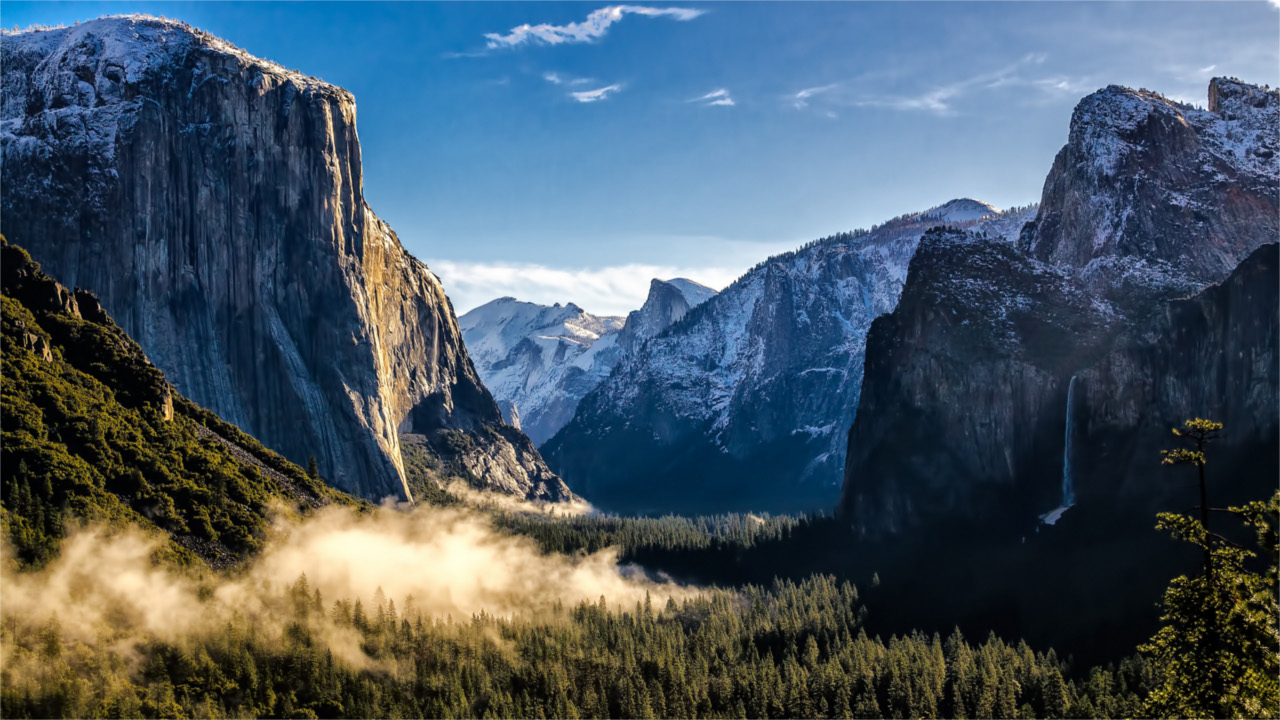
//> input picture Algorithms/test_data/1280_720_16.jpg, 1280 x 720 px
$ ./mulTransposed ../../test_data/1280_720_16.jpg   (built with g++ and OpenCV 4)
//> lines starting //> are read from the running program, lines starting //| are printed output that depends on the picture
/**********************************

		mulTransposed.cpp

	Created by Joshua Smith

		2017-04-28

***********************************/

#include <stdio.h>
#include <iostream>
#include <fstream>
#include <chrono>
#include <opencv2/opencv.hpp>


int main(int argc, char** argv )
{
    if ( argc != 2 )
    {
        printf("ERROR: No image provided\n");
        return -1;
    }

	std::ofstream logfile;
  	logfile.open ("log.txt", std::fstream::in | std::fstream::out | std::fstream::app);
	logfile << "algorithm:mulTransposed,";
	logfile << "type:cpu,";
	logfile << "OCVVersion:" << CV_VERSION << ",";

    cv::Mat input;
	cv::Mat output;
    input = cv::imread( argv[1], 1 );
//> input is the input picture: 720 rows x 1280 cols, CV_8UC3; mean B, G, R 100.4, 88, 71.7

    if ( !input.data )
    {
        printf("No image data \n");
        return -1;
    }
    cvtColor(input, input, cv::COLOR_BGR2GRAY);
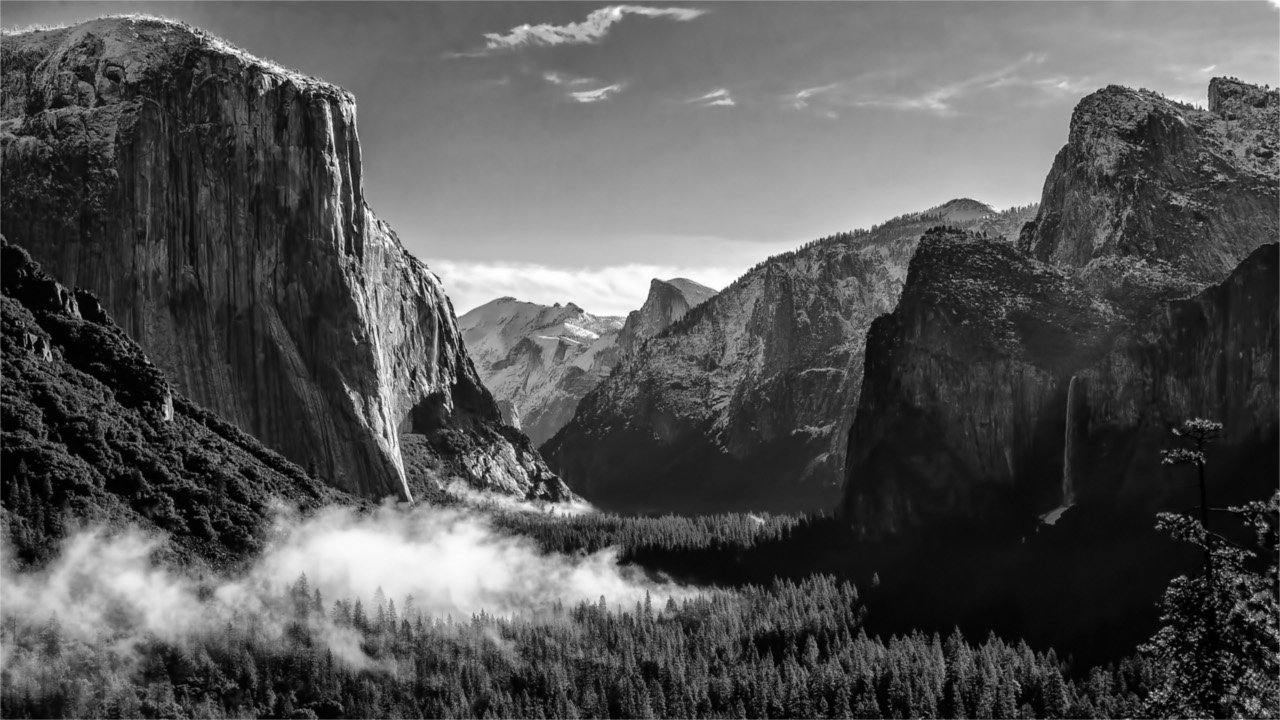
//> input: 720 rows x 1280 cols, CV_8UC1; min 0, max 255, mean 84.5

    auto t1 = std::chrono::high_resolution_clock::now();

    mulTransposed(input, output, 1);
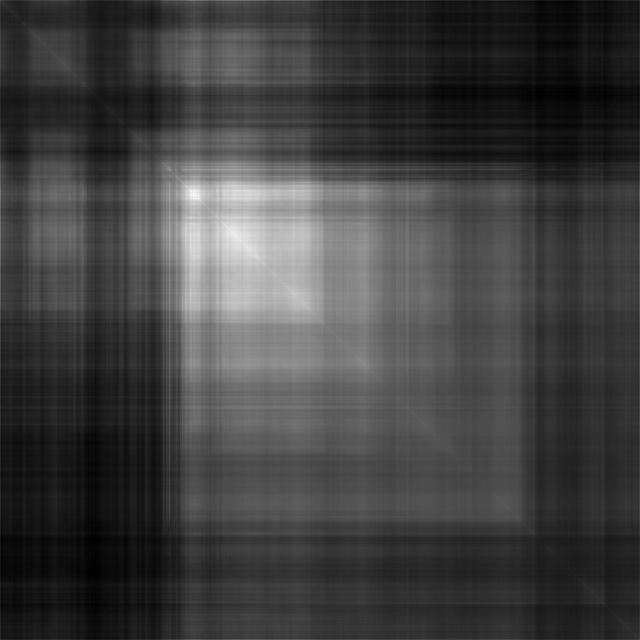
//> output: 1280 rows x 1280 cols, CV_32FC1 (shown at 1/2 size); min 1931404, max 17002684, mean 5732233; drawn with min black and max white

    auto t2 = std::chrono::high_resolution_clock::now();

	logfile << "width:" << input.cols << ","
            << "height:" << input.rows << ","
            << "dataType:" << input.type() << ","
            << "time:"	<< std::chrono::duration_cast<std::chrono::microseconds>(t2-t1).count() << "\n";
	logfile.close();
    return 0;
}
